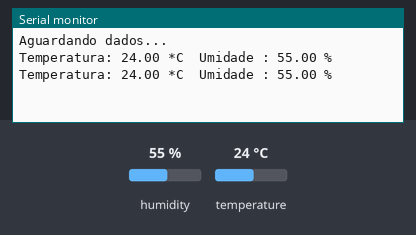
A sketch run on a simulated Arduino Uno, built with avr-gcc and run on an emulated ATmega328P. On the bench: the last lines printed to the serial monitor. The inputs (shaded band) are chosen by the test bench; at power-on: humidity 55 %, temperature 24 °C.

Above: at 4.8 s.
4.9 s: humidity set to 22 %
At 6.4 s:
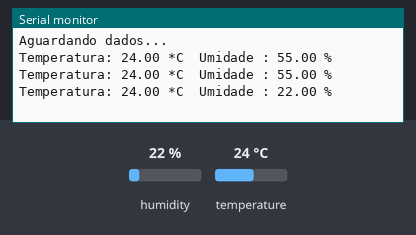
7.9 s: temperature set to 12 °C
At 9.3 s:
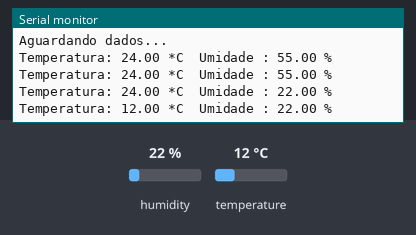
10.9 s: humidity set to 40 %
At 12.9 s:
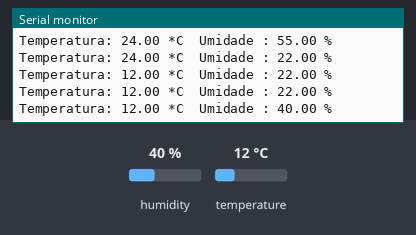
Timing chart, 0 to 14.4 s (numbered marks = the images above; inputs shaded):
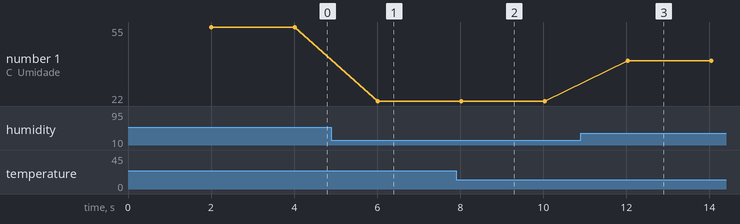

Measured:
- after the input at 4.9 s, the serial monitor: prints a new line after 1.1 s (image 1)
- after the input at 7.9 s, the serial monitor: prints a new line after 0.12 s (image 2)
- after the input at 10.9 s, the serial monitor: prints a new line after 1.1 s (image 3)
- plotted number 1: 55 → 22 after the input at 4.9 s, 22 → 40 after the input at 10.9 s

The sketch:

DHT22.ino
```cpp
#include <DHT_U.h>
#include <DHT.h>

#include <Adafruit_Sensor.h>

// Programa : Sensor de temperatura DHT22
// Autor : Arduino e Cia


// Pino conectado ao pino de dados do sensor
#define DHTPIN 8

// Utilize a linha de acordo com o modelo do sensor
//#define DHTTYPE DHT11   // Sensor DHT11
#define DHTTYPE DHT22   // Sensor DHT 22  (AM2302)
//#define DHTTYPE DHT21   // Sensor DHT 21 (AM2301)

// Definicoes do sensor : pino, tipo
DHT dht(DHTPIN, DHTTYPE);

void setup() {
  Serial.begin(9600);
  Serial.println("Aguardando dados...");
  // Iniclaiza o sensor DHT
  dht.begin();

}

void loop() {
 // Aguarda 2 segundos entre as medicoes
  delay(2000);

  // Leitura da umidade
  float h = dht.readHumidity();
  // Leitura da temperatura (Celsius)
  float t = dht.readTemperature();

  // Mostra a temperatura no serial monitor e no display
  Serial.print("Temperatura: ");
  Serial.print(t);
  Serial.print(" *C  ");
  // Mostra a umidade no serial monitor e no display
  Serial.print("Umidade : ");
  Serial.print(h);
  Serial.println(" %");
}
```
